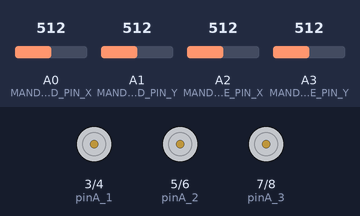
The sketch below on a simulated Arduino Uno, built with avr-gcc and run on an emulated ATmega328P. Shown: motor-driver pin pairs drawn as motors (green arrow = first pin HIGH = forward, orange = second pin HIGH = backward, longer = more drive). The inputs (shaded band) are chosen by the test bench; at power-on: A1 (MANDO_PROFUNDIDAD_PIN_Y) = 512, A2 (MANDO_AVANCE_PIN_X) = 512, A0 (MANDO_PROFUNDIDAD_PIN_X) = 512, A3 (MANDO_AVANCE_PIN_Y) = 512.

Above: at 1.2 s.
1.3 s: A1 (MANDO_PROFUNDIDAD_PIN_Y) set to 836
2.8 s: A1 (MANDO_PROFUNDIDAD_PIN_Y) set to 867
At 3.2 s:
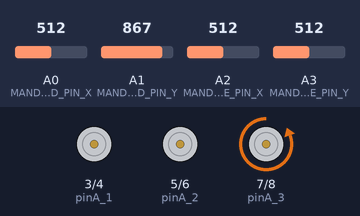
4.3 s: A2 (MANDO_AVANCE_PIN_X) set to 841
5.8 s: A2 (MANDO_AVANCE_PIN_X) set to 863
At 6.7 s:
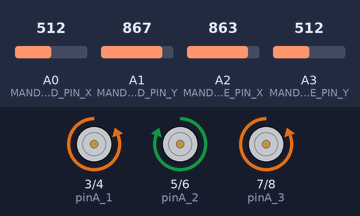
7.3 s: A0 (MANDO_PROFUNDIDAD_PIN_X) set to 840
8.8 s: A0 (MANDO_PROFUNDIDAD_PIN_X) set to 865
At 10.2 s:
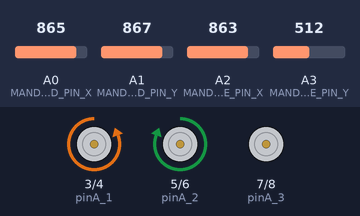
Timing chart, 0 to 11.3 s (numbered marks = the images above; inputs shaded):
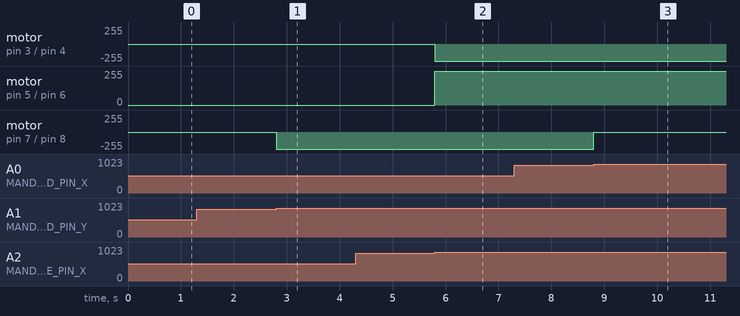

Measured:
- the behaviour switches between 852 and 853 on A1 (MANDO_PROFUNDIDAD_PIN_Y) (found by bisection; images 0 and 1)
- the behaviour switches between 852 and 853 on A2 (MANDO_AVANCE_PIN_X) (found by bisection; images 1 and 2)
- the behaviour switches between 852 and 853 on A0 (MANDO_PROFUNDIDAD_PIN_X) (found by bisection; images 2 and 3)
- after the input at 1.3 s, every drawn part: stays the same
- after the input at 2.8 s, motor on pin 7 (pinA_3) / pin 8 (pinB_3): stopped → backward 255/255 at once
- after the input at 4.3 s, every drawn part: stays the same
- after the input at 5.8 s, motor on pin 3 (pinA_1) / pin 4 (pinB_1): stopped → backward 255/255 at once; motor on pin 5 (pinA_2) / pin 6 (pinB_2): stopped → forward 255/255 at once
- after the input at 7.3 s, every drawn part: stays the same
- after the input at 8.8 s, motor on pin 7 (pinA_3) / pin 8 (pinB_3): backward 255/255 → stopped at once

The sketch:

EduROV.ino
```cpp
/*

    Usando el constructor

 */

#include "mando.h"
#include "motor.h"

#define PIN_SIN_DEFINIR -1

// Motor Derecho
#define pinA_1      3      // Pin ENA1 del puente en H
#define pinB_1      4      // Pin ENA2 del puente en H
#define pinPWM_1    PIN_SIN_DEFINIR       // Pin ENA del L293D (ENABLE1)


//Motor Izquierdo
#define pinA_2      5      // Pin ENA3 del puente en H
#define pinB_2      6      // Pin ENA4 del puente en H
#define pinPWM_2    PIN_SIN_DEFINIR       // Pin ENA del L293D (ENABLE2)

//Motor Vertical
#define pinA_3      7      // Pin ENA1 del puente en H
#define pinB_3      8      // Pin ENA2 del puente en H
#define pinPWM_3    PIN_SIN_DEFINIR       // Pin ENA del L293D (ENABLE3)

Motor motorDerecho(pinA_1, pinB_1, pinPWM_1);
// class Motor motorDerecho(pinA_1, pinB_1, pinPWM_1);
// no es necesario poner el class
Motor motorIzquierdo(pinA_2, pinB_2, pinPWM_2);
//class Motor motorIzquierdo(pinA_2, pinB_2, pinPWM_2);
Motor motorVertical(pinA_3, pinB_3, pinPWM_3);
//class Motor motorIzquierdo(pinA_2, pinB_2, pinPWM_ 2);

#define MANDO_PROFUNDIDAD_PIN_X     A0  // VRx del mando a pin analogico A0 del arduino
#define MANDO_PROFUNDIDAD_PIN_Y     A1  // VRy del mando a pin analogico A1 del Arduino
#define MANDO_PROFUNDIDAD_PIN_P1    PIN_SIN_DEFINIR   // SW  del mando a pin digital 8 del Arduino
#define MANDO_PROFUNDIDAD_CONF      CONF_MANDO_POR_DEFECTO  // por si queremos invertir el mando

#define MANDO_AVANCE_PIN_X     A2  // VRx del mando a pin analogico A2 del arduino
#define MANDO_AVANCE_PIN_Y     A3  // VRy del mando a pin analogico A3 del Arduino
#define MANDO_AVANCE_PIN_P1    PIN_SIN_DEFINIR   // SW  del mando a pin digital 9 del Arduino
#define MANDO_AVANCE_CONF      CONF_MANDO_POR_DEFECTO       // por si queremos invertir el mando

// Configuración alternativa
// (probar a combinar diferentes CONF_MANDO_XXXX) definidos en mando.h
// #define MANDO_DERECHO_CONF      CONF_MANDO_INV_X | CONF_MANDO_INV_Y | CONF_MANDO_INV_P1

//Mando mandoDerecho(MANDO_DERECHO_PIN_X, MANDO_DERECHO_PIN_Y, MANDO_DERECHO_PIN_P1);


Mando mandoProfundidad(MANDO_PROFUNDIDAD_PIN_X, MANDO_PROFUNDIDAD_PIN_Y, MANDO_PROFUNDIDAD_PIN_P1);
Mando mandoAvance(MANDO_AVANCE_PIN_X, MANDO_AVANCE_PIN_Y, MANDO_AVANCE_PIN_P1);

accion_mando_t estadoMandoProfundidad = ACCION_MANDO_PARAR;
accion_mando_t estadoMandoAvance = ACCION_MANDO_PARAR;

void controlMandoProfundidad() {
    accion_mando_t estadoActualDelMando = mandoProfundidad.getAccion();
    if (estadoMandoProfundidad != estadoActualDelMando) { // comprobamos si ha cambiado de estado
        estadoMandoProfundidad = estadoActualDelMando;
        switch (mandoProfundidad.getAccion()) {
            case ACCION_MANDO_AVANZAR :
                motorVertical.avanzar();
                break;
            case ACCION_MANDO_RETROCEDER :
                motorVertical.retroceder();
                break;
            case ACCION_MANDO_PARAR :
            case ACCION_MANDO_AVANZAR_DERECHA :
            case ACCION_MANDO_DERECHA :
            case ACCION_MANDO_RETROCEDER_DERECHA :
            case ACCION_MANDO_RETROCEDER_IZQUIERDA :
            case ACCION_MANDO_IZQUIERDA :
            case ACCION_MANDO_AVANZAR_IZQUIERDA :
                motorVertical.parar();
                break;
        }
    }
}

void controlMandoAvance() {
    accion_mando_t estadoActualDelMando = mandoAvance.getAccion();
    if (estadoMandoAvance != estadoActualDelMando) { // comprobamos si ha cambiado de estado
        estadoMandoAvance = estadoActualDelMando;
        switch (estadoMandoAvance) {
            case ACCION_MANDO_PARAR :
                motorIzquierdo.parar();
                motorDerecho.parar();
                break;
            case ACCION_MANDO_AVANZAR :
                motorIzquierdo.avanzar();
                motorDerecho.avanzar();
                break;
            case ACCION_MANDO_RETROCEDER :
                motorIzquierdo.retroceder();
                motorDerecho.retroceder();
                break;
            case ACCION_MANDO_AVANZAR_DERECHA :
            case ACCION_MANDO_DERECHA :
            case ACCION_MANDO_RETROCEDER_IZQUIERDA :
                motorIzquierdo.avanzar();
                motorDerecho.retroceder();
                break;
            case ACCION_MANDO_RETROCEDER_DERECHA :
            case ACCION_MANDO_IZQUIERDA :
            case ACCION_MANDO_AVANZAR_IZQUIERDA :
                motorIzquierdo.retroceder();
                motorDerecho.avanzar();
                break;
        }
    }
}

void setup() {
    mandoProfundidad.init(MANDO_PROFUNDIDAD_CONF);
    mandoAvance.init(MANDO_AVANCE_CONF);
}


void loop() {
     controlMandoProfundidad();
     controlMandoAvance();
}
```

mando.cpp
```cpp
/*

    Implementación de la clase Mando

  */

#include "mando.h"
#include <Arduino.h>

Mando::Mando(uint8_t pinX, uint8_t pinY, int8_t pinP1) :
    config(0),
    pinX(pinX),
    pinY(pinY),
    pinP1(pinP1)
{
}

void Mando::init(uint8_t config) {
    this->config = config;
    if (this->pinP1 != -1) {  // si no esta a -1, es que queremos usar boton
        pinMode(this->pinP1, INPUT_PULLUP); // y por tanto lo configuramos
    }
}

accion_mando_t Mando::getAccion() {
    uint16_t analogX = analogRead(this->pinX); // tomamos la lectura fisica
    uint16_t analogY = analogRead(this->pinY); // que luego pasamos a 0/1
    int8_t x = 0;
    int8_t y = 0;

    if (analogX >= LIMITE_MANDO_ALTO) {
        x = 1;
    }
    else if (analogX < LIMITE_MANDO_BAJO) {
        x = -1;
    }

    if (analogY >= LIMITE_MANDO_ALTO) {
        y = 1;
    }
    else if (analogY < LIMITE_MANDO_BAJO) {
        y = -1;
    }

    if (this->config & CONF_MANDO_INV_X) {
        x = -x;
    }

    if (this->config & CONF_MANDO_INV_Y) {
        y = -y;
    }

    if (x > 0) {
        if (y > 0) {
            return ACCION_MANDO_RETROCEDER_DERECHA;
        }
        else if (y < 0) {
            return ACCION_MANDO_AVANZAR_DERECHA;
        }
        return ACCION_MANDO_DERECHA;
    }
    else if (x < 0) {
        if (y > 0) {
            return ACCION_MANDO_RETROCEDER_IZQUIERDA;
        }
        else if (y < 0) {
            return ACCION_MANDO_AVANZAR_IZQUIERDA;
        }
        return ACCION_MANDO_IZQUIERDA;
    }
    if (y > 0) {
        return ACCION_MANDO_RETROCEDER;
    }
    else if (y < 0) {
        return ACCION_MANDO_AVANZAR;
    }
    return ACCION_MANDO_PARAR;
}

bool Mando::getPulsador1() {
    if (this->pinP1 == -1) {
        return (this->config & CONF_MANDO_INV_P1);
    }
    return (digitalRead(this->pinP1) ? (this->config & CONF_MANDO_INV_P1) : ( ! (this->config & CONF_MANDO_INV_P1) ));
}
```

mando.h
```cpp
/*

    Control del mando

  */

#include <stdint.h>

#ifndef  __MANDO_H__
#define  __MANDO_H__

enum accion_mando_t {
    ACCION_MANDO_PARAR,
    ACCION_MANDO_AVANZAR,
    ACCION_MANDO_AVANZAR_DERECHA,
    ACCION_MANDO_DERECHA,
    ACCION_MANDO_RETROCEDER_DERECHA,
    ACCION_MANDO_RETROCEDER,
    ACCION_MANDO_RETROCEDER_IZQUIERDA,
    ACCION_MANDO_IZQUIERDA,
    ACCION_MANDO_AVANZAR_IZQUIERDA
};

// añadido Ivan
// enum accion_mando_vertical_t {
//     ACCION_MANDO_PARAR,
//     ACCION_MANDO_AVANZAR,
//     ACCION_MANDO_RETROCEDER,
// };
// añadido Ivan
#define CONF_MANDO_POR_DEFECTO  0x00
#define CONF_MANDO_INV_X        0x01
#define CONF_MANDO_INV_Y        0x02
#define CONF_MANDO_INV_P1       0x04

#define LIMITE_MANDO_ALTO       ((1024 / 2) + (1024 / 3))
#define LIMITE_MANDO_BAJO       ((1024 / 2) - (1024 / 3))

class Mando {
    public:
        Mando(uint8_t pinX, uint8_t pinY, int8_t pinP1);
        void init(uint8_t config = CONF_MANDO_POR_DEFECTO);
        accion_mando_t getAccion();
        bool getPulsador1();
    private:
        uint8_t config;
        uint8_t pinX;
        uint8_t pinY;
        int8_t pinP1;
};

#endif  // __MANDO_H__
```

motor.cpp
```cpp
#include "motor.h"
#include <Arduino.h>

/*

    Usando el constructor

 */


Motor::Motor(int8_t pinA, int8_t pinB, int8_t pinPWM) : //no lleva tipo
    pinA(pinA),
    pinB(pinB),
    pinPWM(pinPWM)
{
    this->parar();
    pinMode(this->pinA, OUTPUT);
    pinMode(this->pinB, OUTPUT);
    if (this->pinPWM >= 0) {
        pinMode(this->pinPWM, OUTPUT);
    }
}

void Motor::avanzar() {
    digitalWrite(this->pinA, HIGH);
    digitalWrite(this->pinB, LOW);
    if (this->pinPWM >= 0) {
        // digitalWrite(this->pinPWM, HIGH);
        analogWrite(this->pinPWM, 255);
    }
}

void Motor::retroceder() {
    digitalWrite(this->pinA, LOW);
    digitalWrite(this->pinB, HIGH);
    if (this->pinPWM >= 0) {
      // digitalWrite(this->pinPWM, HIGH);
      analogWrite(this->pinPWM, 255);
    }
}

void Motor::parar() {
    digitalWrite(this->pinA, LOW);
    digitalWrite(this->pinB, LOW);
    if (this->pinPWM >= 0) {
        digitalWrite(this->pinPWM, LOW);
    }
}
```

motor.h
```cpp
#include <stdint.h>

#ifndef  __MOTOR_H__
#define  __MOTOR_H__


class Motor {
    private:
        int8_t pinA;
        int8_t pinB;
        int8_t pinPWM;
        uint8_t velocidad;
    public:
        void avanzar();
        void retroceder();
        void parar();
        Motor(int8_t pinA, int8_t pinB, int8_t pinPWM = -1);
};
#endif //__MOTOR_H__
```
